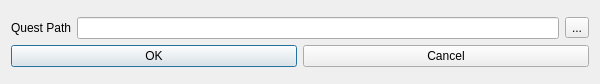
<?xml version="1.0" encoding="UTF-8"?>
<ui version="4.0">
 <class>OpenQuestDialog</class>
 <widget class="QDialog" name="OpenQuestDialog">
  <property name="geometry">
   <rect>
    <x>0</x>
    <y>0</y>
    <width>600</width>
    <height>84</height>
   </rect>
  </property>
  <property name="minimumSize">
   <size>
    <width>431</width>
    <height>84</height>
   </size>
  </property>
  <property name="maximumSize">
   <size>
    <width>600</width>
    <height>84</height>
   </size>
  </property>
  <property name="windowTitle">
   <string>Open Quest</string>
  </property>
  <layout class="QGridLayout" name="gridLayout">
   <item row="0" column="0">
    <layout class="QVBoxLayout" name="verticalLayout">
     <item>
      <layout class="QHBoxLayout" name="horizontalLayout">
       <item>
        <widget class="QLabel" name="label">
         <property name="text">
          <string>Quest Path</string>
         </property>
        </widget>
       </item>
       <item>
        <widget class="QLineEdit" name="qlocationEdit"/>
       </item>
       <item>
        <widget class="QToolButton" name="browseButton">
         <property name="text">
          <string>...</string>
         </property>
        </widget>
       </item>
      </layout>
     </item>
     <item>
      <layout class="QHBoxLayout" name="horizontalLayout_2">
       <item>
        <widget class="QPushButton" name="okButton">
         <property name="text">
          <string>OK</string>
         </property>
        </widget>
       </item>
       <item>
        <widget class="QPushButton" name="cancelButton">
         <property name="text">
          <string>Cancel</string>
         </property>
        </widget>
       </item>
      </layout>
     </item>
    </layout>
   </item>
  </layout>
 </widget>
 <resources/>
 <connections/>
</ui>
